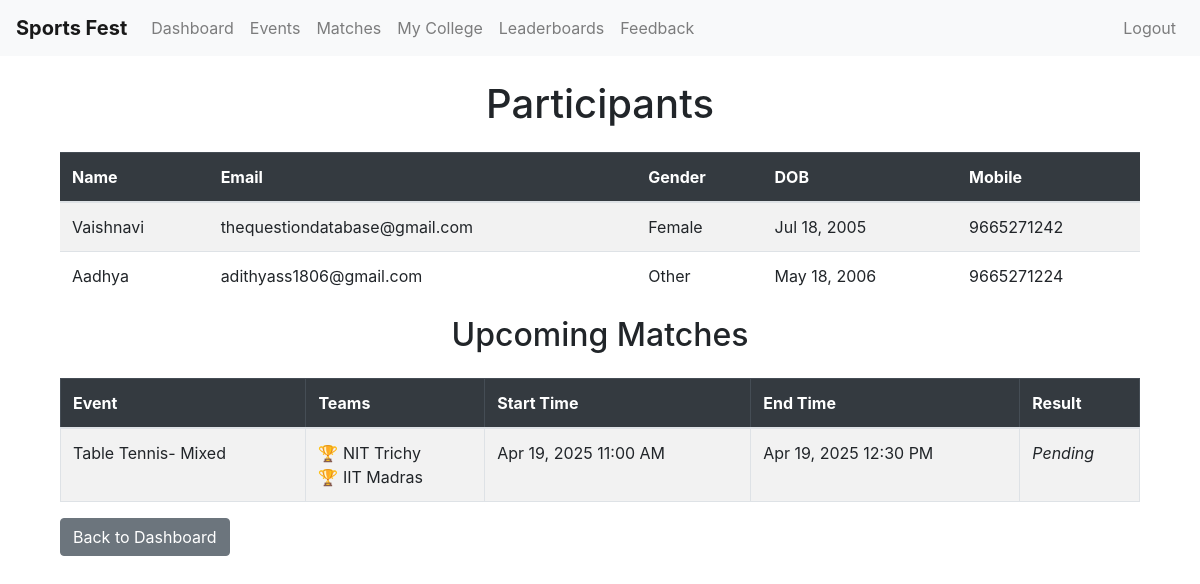
Page /participant/college_participants/ (signed in) on the earlier database version.
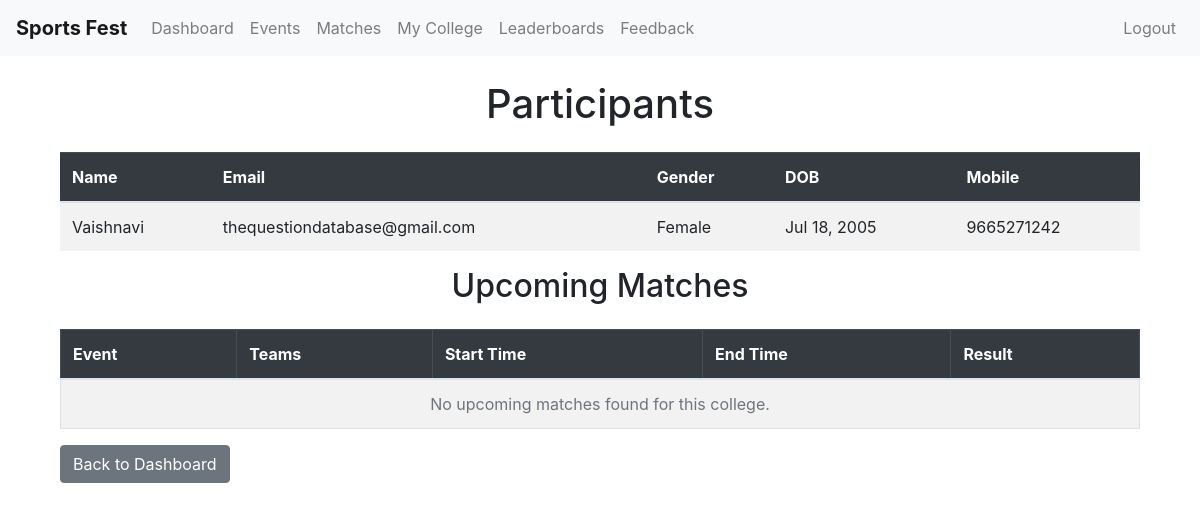
Same page on the later database version.
### management/models.py (models this page shows, shortened)
class ParticipantProfile(models.Model):
    GENDER_CHOICES = (
        ('Male', 'Male'),
        ('Female', 'Female'),
        ('Other', 'Other'),
    )
    user = models.OneToOneField(User, on_delete=models.CASCADE)
    name = models.CharField(max_length=100)
    gender = models.CharField(max_length=10, choices=GENDER_CHOICES)
    date_of_birth = models.DateField()
    mobile_number = models.CharField(max_length=15)
    email=models.CharField(max_length=254)
    college = models.ForeignKey(College, on_delete=models.CASCADE, related_name='participants')
    is_banned= models.BooleanField(default=False)

class Match(models.Model):
    event = models.ForeignKey(Event, on_delete=models.CASCADE)
    teams = models.ManyToManyField(Team)
    start_time = models.DateTimeField()
    end_time = models.DateTimeField()
    scores = models.JSONField(null=True, blank=True)  # Flexible score field
    finished = models.BooleanField(default=False)

class Event(models.Model):
    GENDER_CHOICES = (
        ('Male', 'Male'),
        ('Female', 'Female'),
        ('Mixed', 'Mixed'),
    )
    name = models.CharField(max_length=100)  # e.g., Athletics Men - 100M
    sport = models.CharField(max_length=50)
    gender = models.CharField(max_length=10, choices=GENDER_CHOICES)
    max_team_members = models.PositiveIntegerField(default=1)

class Team(models.Model):
    event = models.ForeignKey(Event, on_delete=models.CASCADE)
    college = models.ForeignKey(College, on_delete=models.CASCADE)
    members = models.ManyToManyField(ParticipantProfile, blank=True)
    captain= models.ForeignKey(ParticipantProfile, related_name="captain_teams", on_delete=models.SET_NULL, null=True, blank=True)
    gender = models.CharField(max_length=50, choices=[("Male", "Male"), ("Female", "Female"), ("Mixed", "Mixed")])

class College(models.Model):
    name = models.CharField(max_length=255, unique=True)
    def __str__(self):
        return self.name

### management/views.py (the view)
# urls.py: path('participant/college_participants/',views.college_participants,name='college_participants'),
@login_required
def college_participants(request):
    try:
        profile = request.user.participantprofile
    except ParticipantProfile.DoesNotExist:
        messages.error(request, "Please complete participant registration first.")
        return redirect('participant_register')
    same_college = ParticipantProfile.objects.filter(college=profile.college)
    from django.utils import timezone
    college_matches = (
        Match.objects.filter(teams__college=profile.college, finished=False, start_time__gte=timezone.now())
        .distinct()
        .order_by("start_time")
    )
    context = {
        'profile': profile,
        'participants': same_college,
        'college_matches': college_matches,
    }
    return render(request, 'management/college_participants.html', context)

### management/templates/management/college_participants.html
{% extends "management/base.html" %}
{% block content %}
<div class="container mt-4">
  <h1 class="mb-4 text-center">Participants</h1>
  <table class="table table-striped">
    <thead class="table-dark">
      <tr>
        <th>Name</th>
        <th>Email</th>
        <th>Gender</th>
        <th>DOB</th>
        <th>Mobile</th>
      </tr>
    </thead>
    <tbody>
      {% for participant in participants %}
      <tr>
        <td>{{ participant.name }}</td>
        <td>{{ participant.email }}</td>
        <td>{{ participant.gender }}</td>
        <td>{{ participant.date_of_birth|date:"M d, Y" }}</td>
        <td>{{ participant.mobile_number }}</td>
      </tr>
      {% empty %}
      <tr>
        <td colspan="5" class="text-center">No participants found in this college.</td>
      </tr>
      {% endfor %}
    </tbody>
  </table>
  <h2 class="mb-4 text-center">Upcoming Matches</h2>
  <div class="table-responsive">
    <table class="table table-striped table-bordered">
      <thead class="table-dark">
        <tr>
          <th>Event</th>
          <th>Teams</th>
          <th>Start Time</th>
          <th>End Time</th>
          <th>Result</th>
        </tr>
      </thead>
      <tbody>
        {% for match in college_matches %}
        <tr>
          <td>{{ match.event.name }}</td>
          <td>
            <ul class="list-unstyled mb-0">
              {% for team in match.teams.all %}
                <li>🏆 {{ team.college }}</li>
              {% endfor %}
            </ul>
          </td>
          <td>{{ match.start_time|date:"M d, Y h:i A" }}</td>
          <td>{{ match.end_time|date:"M d, Y h:i A" }}</td>
          <td>
            {% if match.finished %}
              {% if match.scores.result %}
                {{ match.scores.result }}
              {% else %}
                {{ match.scores }}
              {% endif %}
            {% else %}
              <em>Pending</em>
            {% endif %}
          </td>
        </tr>
        {% empty %}
        <tr>
          <td colspan="5" class="text-center text-muted">No upcoming matches found for this college.</td>
        </tr>
        {% endfor %}
      </tbody>
    </table>
    <a href="{% url 'organizer_dashboard' %}" class="btn btn-secondary mb-4">Back to Dashboard</a>
  </div>
</div>
{% endblock %}

Differences in the rows shown:
removed ParticipantProfile: name "Aadhya", email "adithyass1806@gmail.com", gender "Other", date_of_birth "May 18, 2006", mobile_number "9665271224"
removed Match: event.name "Table Tennis- Mixed", start_time "Apr 19, 2025 11:00 AM", end_time "Apr 19, 2025 12:30 PM", finished "Pending"
removed Team: college "NIT Trichy"
no longer on this page (row unchanged): Team: college "IIT Madras"
Other differences:
text now shown: "No upcoming matches found for this college."
